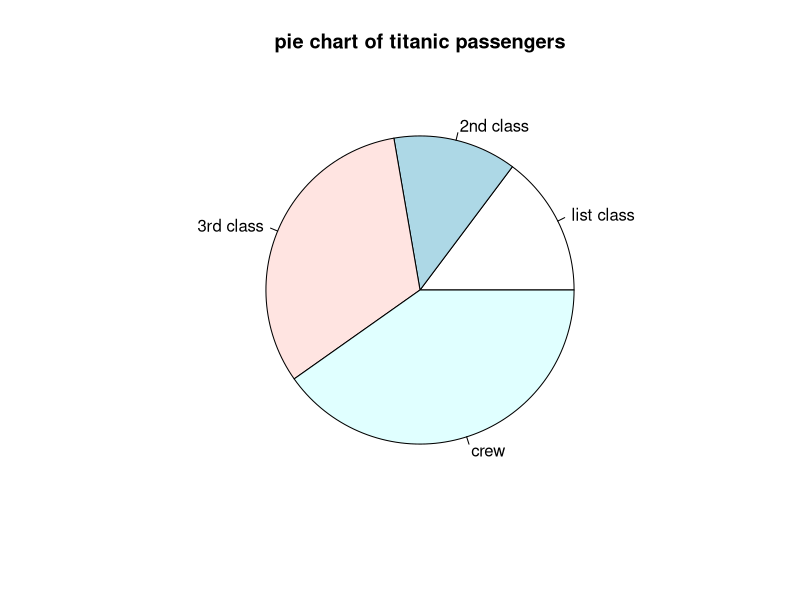
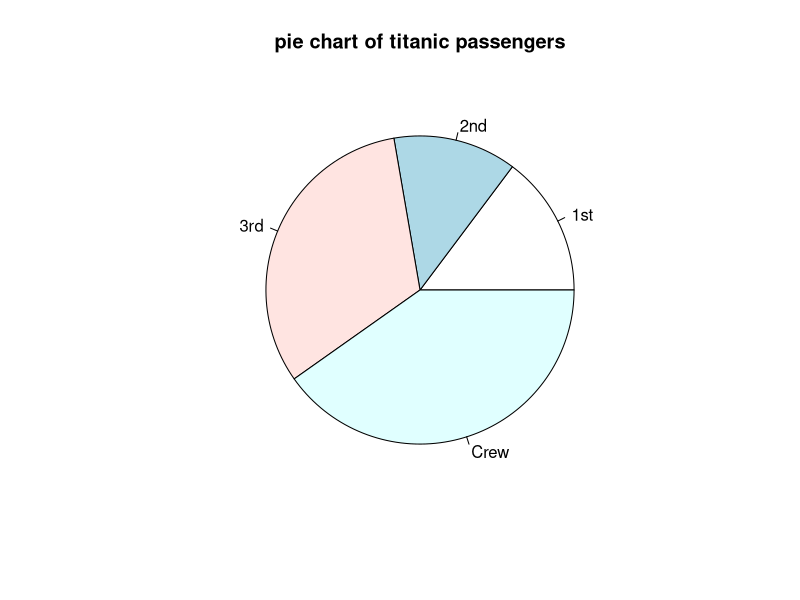
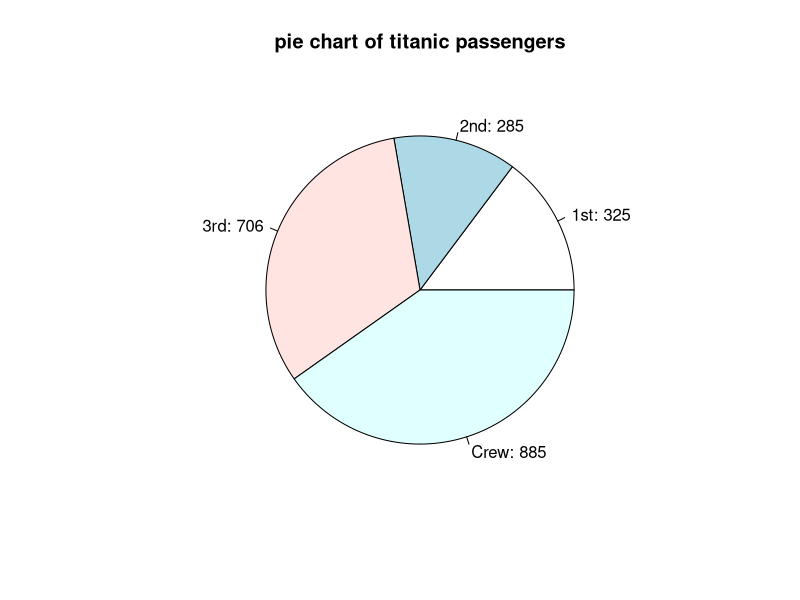
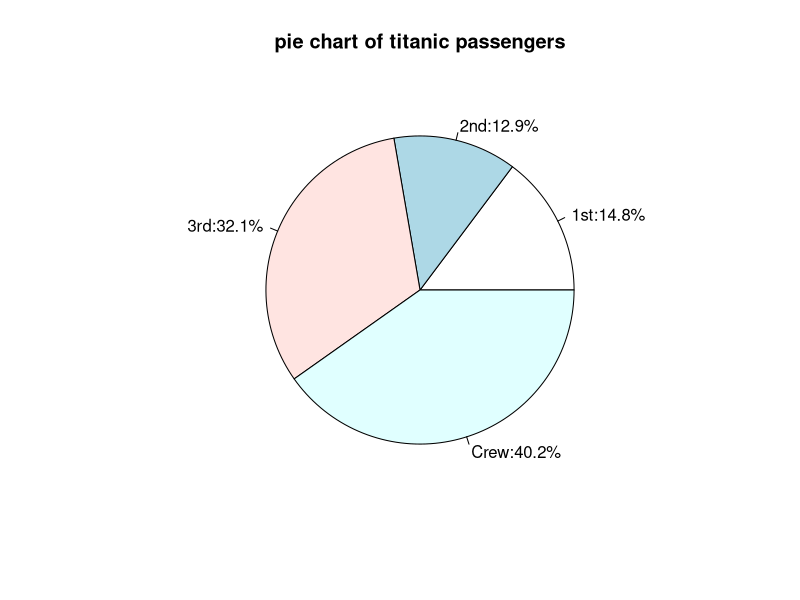
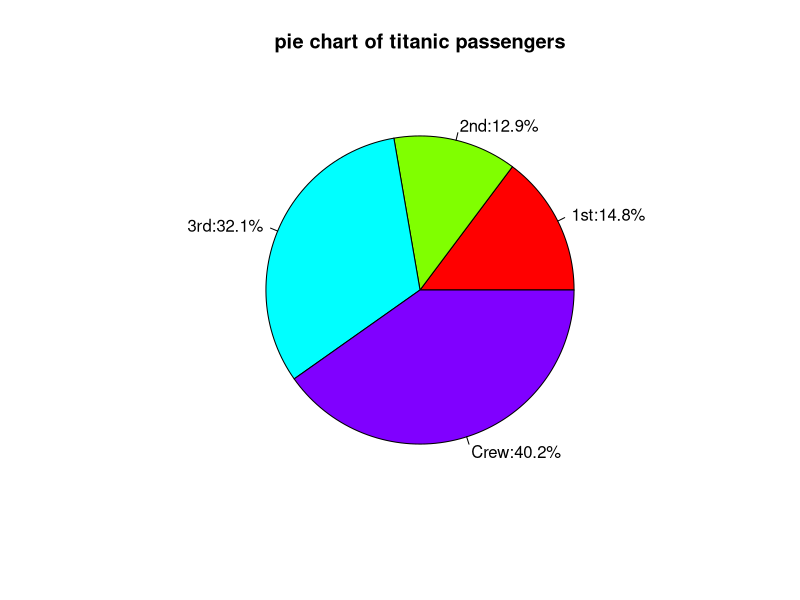
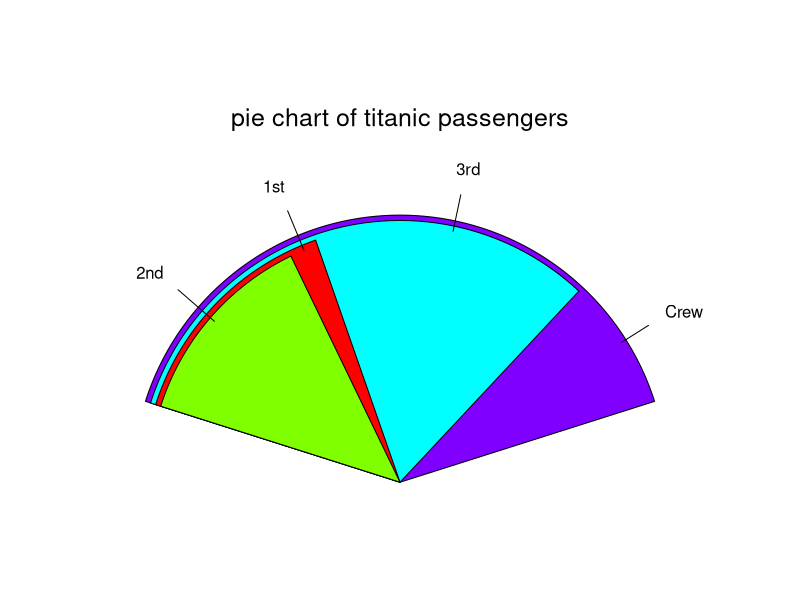

The R source for these figures, in order:
slice <- c(325, 285, 706, 885)
lbl <- c("list class", "2nd class", "3rd class", "crew")
pie(slice, labels = lbl, main = "pie chart of titanic passengers")

str(Titanic)
class <- margin.table(Titanic, margin = 1)
class 
pie(class, main = "pie chart of titanic passengers")

lbl <- paste(names(class), ": ", class, sep = "")
lbl

pie(class, labels = lbl, main = "pie chart of titanic passengers")



class.pct <- round(class/sum(class) * 100, 1)
class.pct

lbl <- paste(names(class), ":", class.pct, "%", sep = "")
lbl
pie(class, labels = lbl, main = "pie chart of titanic passengers")
pie(class, labels = lbl, col = rainbow(length(class.pct)),
    main = "pie chart of titanic passengers")



install.packages("plotrix")
library(plotrix)
fan.plot(class, labels = names(class),
         main = "pie chart of titanic passengers")











